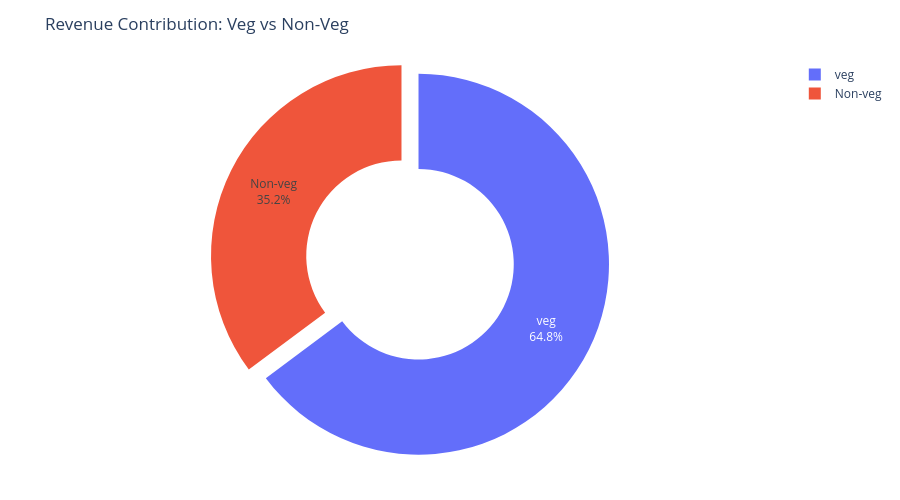

Here is the notebook cell this chart was saved with:
### Code cell
import plotly.express as px

# Clean data
food_revenue = food_revenue.dropna()

fig = px.pie(
    food_revenue,
    values='Price (INR)',
    names='Food Category',
    hole=0.5,
    title='Revenue Contribution: Veg vs Non-Veg'
)

fig.update_traces(
    textinfo='percent+label',
    pull=[0.05]*len(food_revenue)
)

fig.update_layout(
    height=500,
    margin=dict(t=60, b=40, l=40, r=40)
)

fig.show()

### Figure 1 — Plotly figure (JSON) as saved in the notebook; plotly's stock layout.template omitted (floating-point values rounded to 4 significant figures)
{"data": [{"domain": {"x": [0, 1], "y": [0, 1]}, "hole": 0.5, "hovertemplate": "Food Category=%{label}<br>Price (INR)=%{value}<extra></extra>", "labels": ["Non-veg", "veg"], "legendgroup": "", "name": "", "pull": [0.05, 0.05], "showlegend": true, "textinfo": "percent+label", "type": "pie", "values": [18660000.0, 34350000.0]}], "layout": {"height": 500, "legend": {"tracegroupgap": 0}, "margin": {"b": 40, "l": 40, "r": 40, "t": 60}, "title": {"text": "Revenue Contribution: Veg vs Non-Veg"}}}
